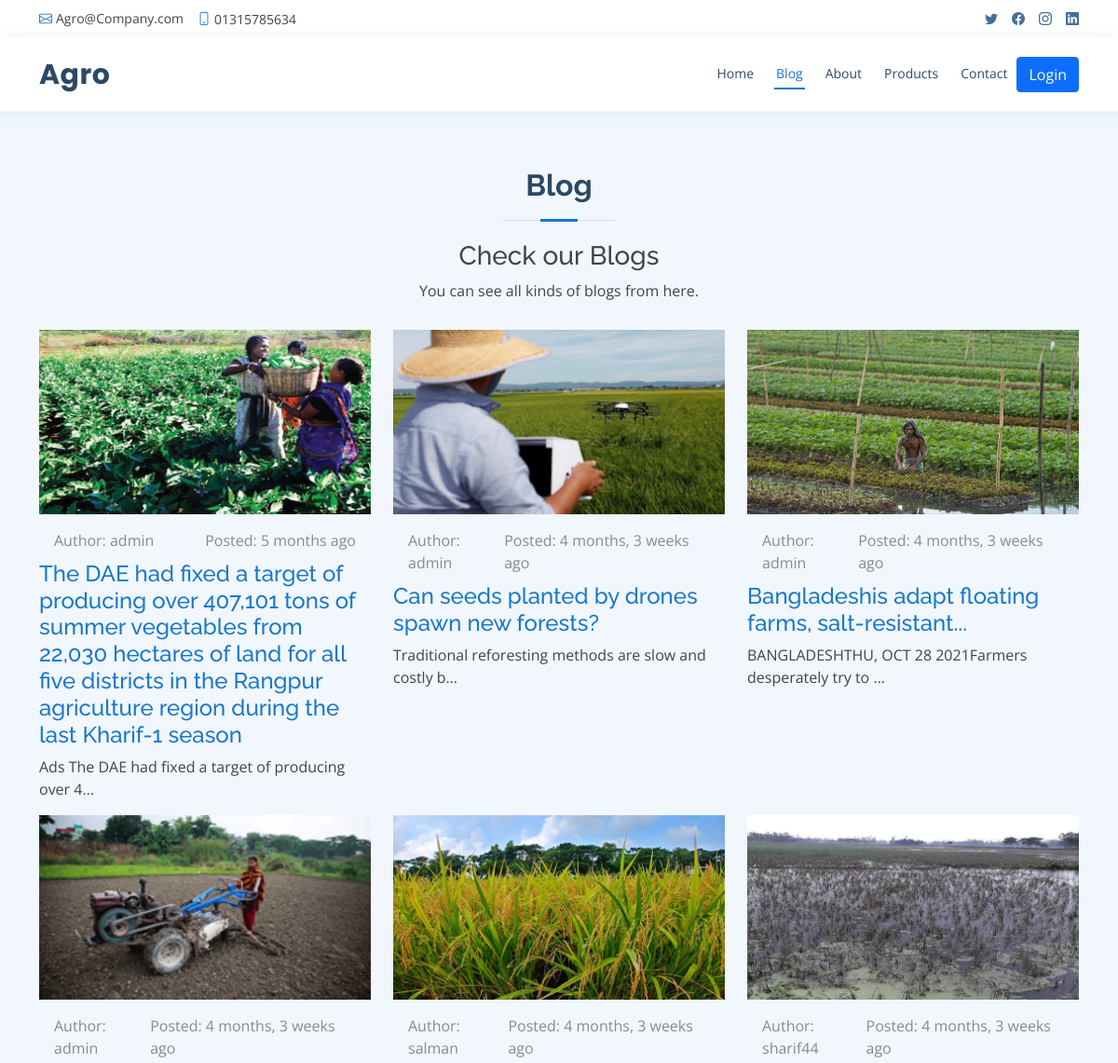
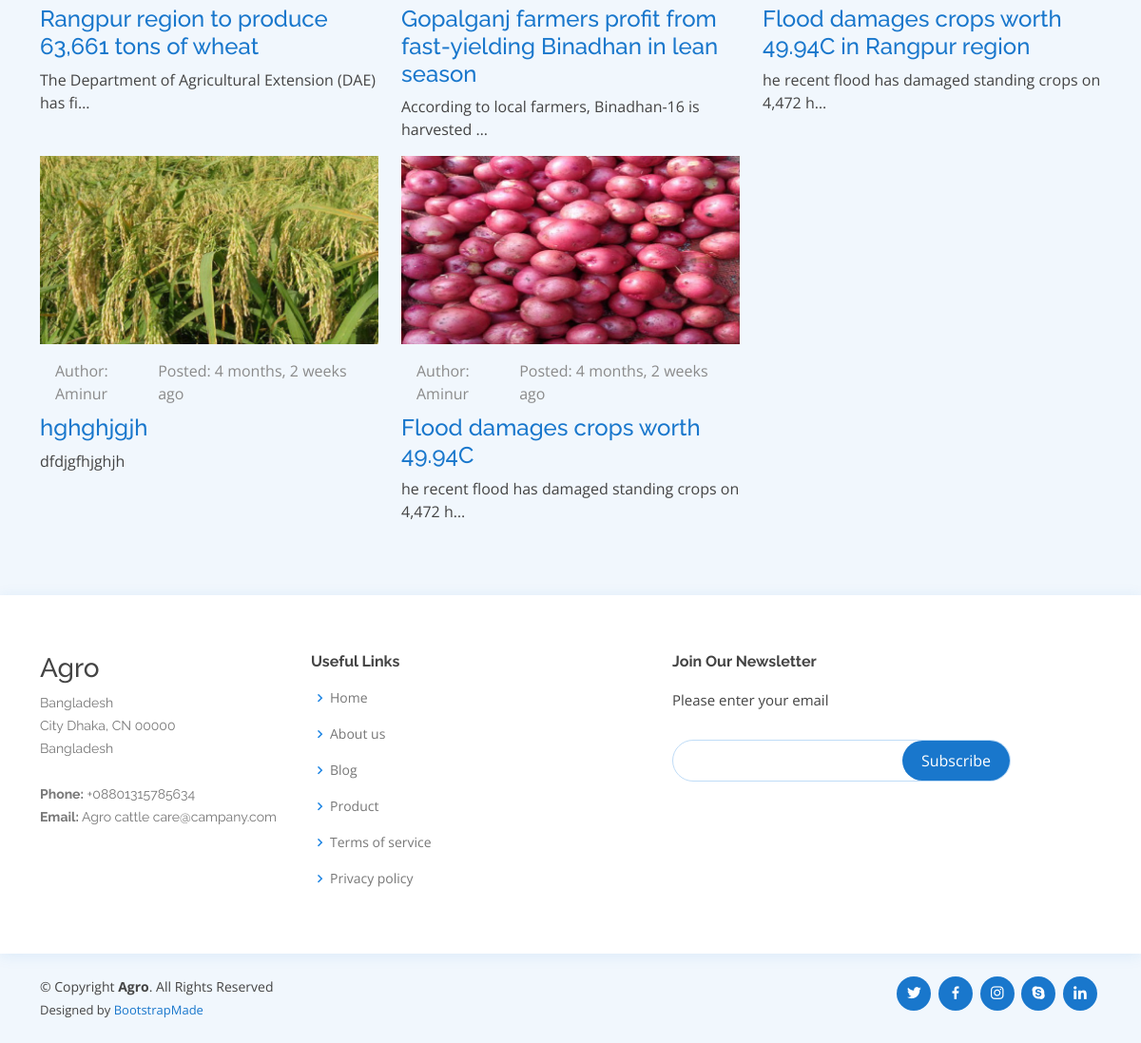
The app's page /blogs/ with its own data (2 pictures, top to bottom).
### blog/models.py (models this page shows, shortened)
class Blog(models.Model):
    title = models.CharField(max_length=255)
    details = models.TextField()
    image = models.ImageField(upload_to='blog', default='720x400.png')
    author = models.ForeignKey(
        User, related_name='blog', on_delete=models.CASCADE)
    created_at = models.DateTimeField(auto_now_add=True)

### account/models.py (models this page shows)
class User(AbstractUser):
    FARMAR = 'FARMAR'
    AGRICULTURERIST = 'AGRICULTURERIST'
    VATONARIS = 'VATONARIS'
    USER_TYPE = [
        (FARMAR, 'FARMAR'),
        (AGRICULTURERIST, 'AGRICULTURERIST'),
        (VATONARIS, 'VATONARIS'),
    ]
    user_type = models.CharField(
        choices=USER_TYPE, default=FARMAR, max_length=50)
    image = models.ImageField(default="default.png")
    about = models.TextField(null=True, blank=True)

### blog/views.py (the view)
# urls.py: path('blogs/', BlogView.as_view(), name='viewBlog'),
class BlogView(ListView):
    queryset = Blog.objects.all()
    context_object_name = 'blogs'

### templates/blog/blog_list.html (shortened to what this page needs)
{% extends "base.html" %}
{% block content %}
{% load humanize %}
<section id="team" class="team section-bg">
    <div class="container aos-init aos-animate" data-aos="fade-up">
        <div class="section-title">
            <h2>Blog</h2>
            <h3>Check our <span>Blogs</span></h3>
            <p>You can see all kinds of blogs from here.</p>
        </div>
        <div class="row">
            {% for blog in blogs %}
            <div class="col-lg-4 col-md-4 d-flex align-items-stretch aos-init aos-animate" data-aos="fade-up"
                data-aos-delay="100">
                <div class="member">
                    <div class="member-img">
                        <img src="{{ blog.image.url}}" class="img-fluid" alt="">
                    </div>
                    <div class="d-flex justify-content-between font-weight-light ps-3 pe-3 pt-3"
                        style="color: #8a8a8a;">
                        <div>
                            Author: {{ blog.author }}
                        </div>
                        <div>
                            Posted: {{ blog.created_at|naturaltime }}
                        </div>
                    </div>
                    <div class="member-info" style="padding-top: 10px;">
                        <h4><a href="{% url 'blog-details' blog.id %}">{{blog.title}}</a></h4>
                        <p>{{ blog.details|truncatechars:54 }}</p>
                    </div>
                </div>
            </div>
            {% endfor %}
        </div>
    </div>
</section>
{% endblock content %}

### static/assets/css/style.css (style rules this page uses)
body { font-family: "Open Sans", sans-serif; color: #444444; }
a { color: #1977cc; text-decoration: none; }
h1, h2, h3, h4, h5, h6 { font-family: "Raleway", sans-serif; }
section { padding: 60px 0; overflow: hidden; }
.section-bg { background-color: #f1f7fd; }
.section-title { text-align: center; padding-bottom: 30px; }
.section-title h2 { font-size: 32px; font-weight: bold; margin-bottom: 20px; padding-bottom: 20px; position: relative; color: #2c4964; }
.section-title h2::before { content: ""; position: absolute; display: block; width: 120px; height: 1px; background: #ddd; bottom: 1px; left: calc(50% - 60px); }
.section-title h2::after { content: ""; position: absolute; display: block; width: 40px; height: 3px; background: #1977cc; bottom: 0; left: calc(50% - 20px); }
.section-title p { margin-bottom: 0; }

### records on screen
Blog: image (picture), author "admin", created_at "5 months ago", title "The DAE had fixed a target of producing over 407,101 tons of summer vegetables from 22,030 hectares of land for all five districts in the Rangpur agriculture region during the last Kharif-1 season", details "Ads The DAE had fixed a target of producing over 4…"
Blog: image (picture), author "admin", created_at "4 months, 3 weeks ago", title "Can seeds planted by drones spawn new forests?", details "Traditional reforesting methods are slow and costly b…"
Blog: image (picture), author "admin", created_at "4 months, 3 weeks ago", title "Bangladeshis adapt floating farms, salt-resistant...", details "BANGLADESHTHU, OCT 28 2021Farmers desperately try to …"
Blog: image (picture), author "admin", created_at "4 months, 3 weeks ago", title "Rangpur region to produce 63,661 tons of wheat", details "The Department of Agricultural Extension (DAE) has fi…"
Blog: image (picture), author "salman", created_at "4 months, 3 weeks ago", title "Gopalganj farmers profit from fast-yielding Binadhan in lean season", details "According to local farmers, Binadhan-16 is harvested …"
Blog: image (picture), author "sharif44", created_at "4 months, 3 weeks ago", title "Flood damages crops worth 49.94C in Rangpur region", details "he recent flood has damaged standing crops on 4,472 h…"
Blog: image (picture), author "Aminur", created_at "4 months, 2 weeks ago", title "hghghjgjh", details "dfdjgfhjghjh"
Blog: image (picture), author "Aminur", created_at "4 months, 2 weeks ago", title "Flood damages crops worth 49.94C", details "he recent flood has damaged standing crops on 4,472 h…"
